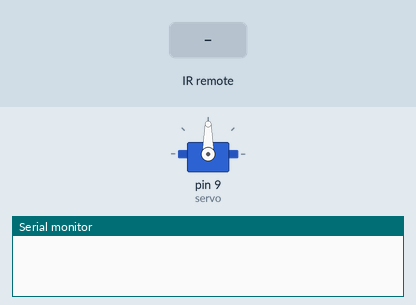
The sketch below on a simulated Arduino Uno, built with avr-gcc and run on an emulated ATmega328P. Parts: servo, the last lines printed to the serial monitor. Inputs (shaded band) come from the test bench.

Above: at 1.8 s.
1.9 s: infrared code 0x1A received
At 3.7 s:
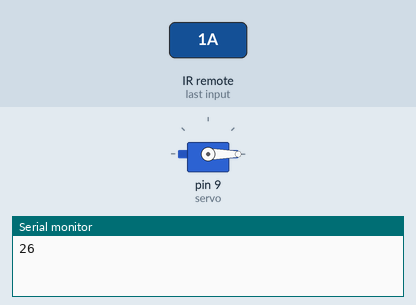
4.5 s: infrared code 0x1B received
At 5.8 s:
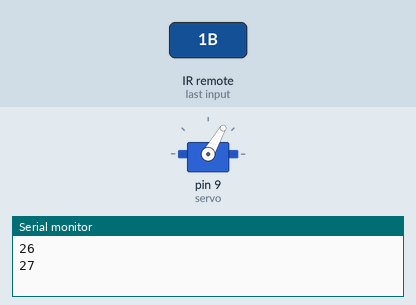
7.5 s: infrared code 0x1D received
At 8.7 s:
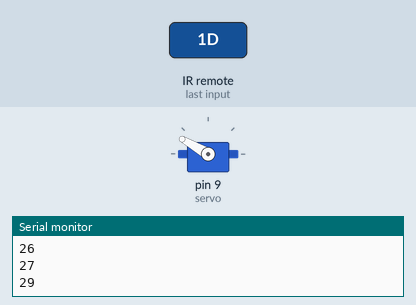
10.5 s: infrared code 0x1E received
At 11.8 s:
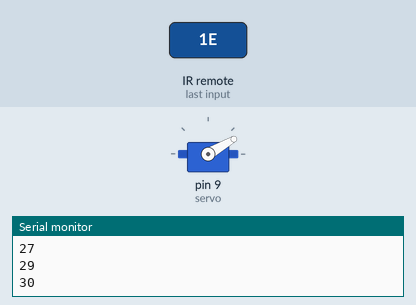
Timing chart, 0 to 13.5 s (numbered marks = the images above; inputs shaded):
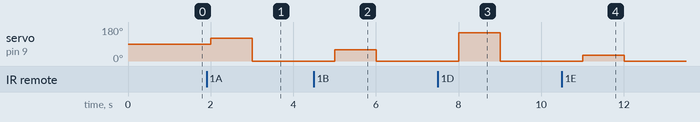

The sketch:

receive.ino
```cpp
// #include "C:\\Users\\nguye\\OneDrive\\Documents\\Arduino\\libraries\\IRremote\\src\\IRremote.hpp"
#include <IRremote.h>
#include <Servo.h>

#define IR_RECEIVE_PIN 2
IRrecv irrecv(IR_RECEIVE_PIN);
uint32_t NEC_received_command;

Servo servo;

void setup() {
  servo.attach(9, 500, 2500);

  Serial.begin(115200);
  irrecv.enableIRIn();
}

void loop() {
  if (irrecv.decode()) {
    NEC_received_command = irrecv.decodedIRData.command;
    Serial.println(NEC_received_command);
    if (NEC_received_command == 0x1A) {
      int angle = 120;
      servo.write(angle);
      delay(1000);
      servo.write(0);
      delay(1000);
    }
    else if (NEC_received_command == 0x1B) {
      int angle = 60;
      servo.write(angle);
      delay(1000);
      servo.write(0);
      delay(1000);
    }
    else if (NEC_received_command == 0x1C) {
      int angle = 90;
      servo.write(angle);
      delay(1000);
      servo.write(0);
      delay(1000);
    }
    else if (NEC_received_command == 0x1D)  {
      int angle = 150;
      servo.write(angle);
      delay(1000);
      servo.write(0);
      delay(1000);
    }
    else if (NEC_received_command == 0x1E)  {
      int angle = 30;
      servo.write(angle);
      delay(1000);
      servo.write(0);
      delay(1000);
    }
    irrecv.resume();
  }
  delay(1000);
}
```

Measured:
- after the input at 1.9 s, servo on pin 9 (servo): 90° → 120° after 0.10 s, → 0° 1.0 s later
- after the input at 4.5 s, servo on pin 9 (servo): 0° → 60° after 0.50 s, → 0° 1.0 s later
- after the input at 7.5 s, servo on pin 9 (servo): 0° → 150° after 0.50 s, → 0° 1.0 s later
- after the input at 10.5 s, servo on pin 9 (servo): 0° → 30° after 0.50 s, → 0° 1.0 s later
